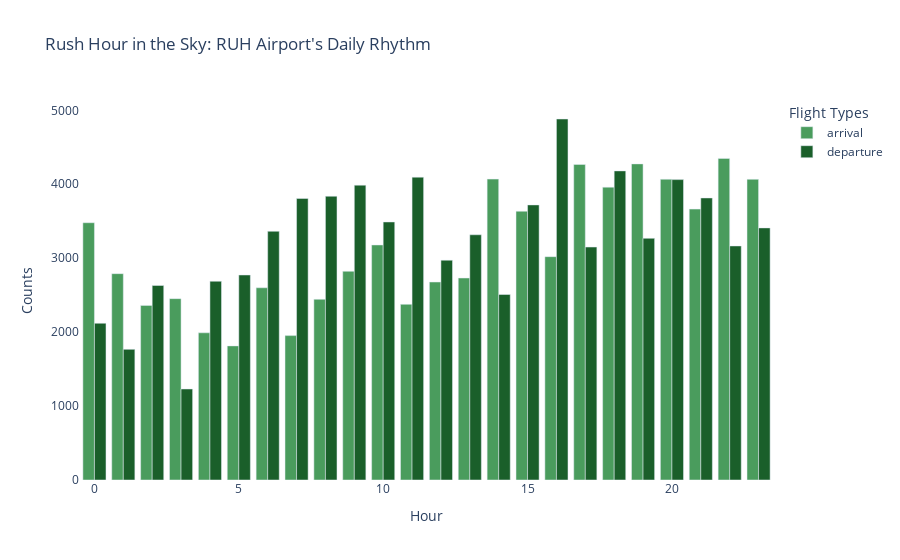

Notebook source saved alongside this figure:
### Markdown cell above
### We will be using plotly for interactive instead of basic matplotlib grpahs.

### Code cell
# Import plotly
import plotly.express as px

# Group and Count
hourly_counts = df.groupby(['Hour', 'flight_type']).size().reset_index(name= 'Counts')

# Plotting
fig_hourly = px.bar(
    hourly_counts,
    x= 'Hour',
    y= 'Counts',
    color= 'flight_type',
    labels={'flight_type': 'Flight Type'},
    barmode= 'group',
    title= "Rush Hour in the Sky: RUH Airport's Daily Rhythm",
    color_discrete_map={'departure': '#1a5f2a', 'arrival': '#4a9c5d'} # Adding cutom colors
)

# 1. Update the background color here
# 2. Customize legend, unnecessary since it was solved in .bar() but good practice
fig_hourly.update_layout(plot_bgcolor='white', legend_title_text = 'Flight Types')

fig_hourly.show()

### Figure 1 — Plotly figure (JSON) as saved in the notebook; plotly's stock layout.template omitted (floating-point values rounded to 4 significant figures)
{"data": [{"alignmentgroup": "True", "hovertemplate": "Flight Type=arrival<br>Hour=%{x}<br>Counts=%{y}<extra></extra>", "legendgroup": "arrival", "marker": {"color": "#4a9c5d", "pattern": {"shape": ""}}, "name": "arrival", "offsetgroup": "arrival", "orientation": "v", "showlegend": true, "textposition": "auto", "type": "bar", "x": [0, 1, 2, 3, 4, 5, 6, 7, 8, 9, 10, 11, 12, 13, 14, 15, 16, 17, 18, 19, 20, 21, 22, 23], "xaxis": "x", "y": [3480, 2791, 2362, 2453, 1991, 1814, 2600, 1953, 2444, 2823, 3179, 2376, 2678, 2732, 4070, 3635, 3021, 4268, 3961, 4276, 4068, 3664, 4350, 4067], "yaxis": "y"}, {"alignmentgroup": "True", "hovertemplate": "Flight Type=departure<br>Hour=%{x}<br>Counts=%{y}<extra></extra>", "legendgroup": "departure", "marker": {"color": "#1a5f2a", "pattern": {"shape": ""}}, "name": "departure", "offsetgroup": "departure", "orientation": "v", "showlegend": true, "textposition": "auto", "type": "bar", "x": [0, 1, 2, 3, 4, 5, 6, 7, 8, 9, 10, 11, 12, 13, 14, 15, 16, 17, 18, 19, 20, 21, 22, 23], "xaxis": "x", "y": [2120, 1767, 2631, 1231, 2688, 2773, 3364, 3808, 3838, 3988, 3490, 4096, 2973, 3317, 2509, 3721, 4883, 3151, 4181, 3269, 4063, 3815, 3166, 3410], "yaxis": "y"}], "layout": {"barmode": "group", "legend": {"title": {"text": "Flight Types"}, "tracegroupgap": 0}, "plot_bgcolor": "white", "title": {"text": "Rush Hour in the Sky: RUH Airport's Daily Rhythm"}, "xaxis": {"anchor": "y", "domain": [0, 1], "title": {"text": "Hour"}}, "yaxis": {"anchor": "x", "domain": [0, 1], "title": {"text": "Counts"}}}}
